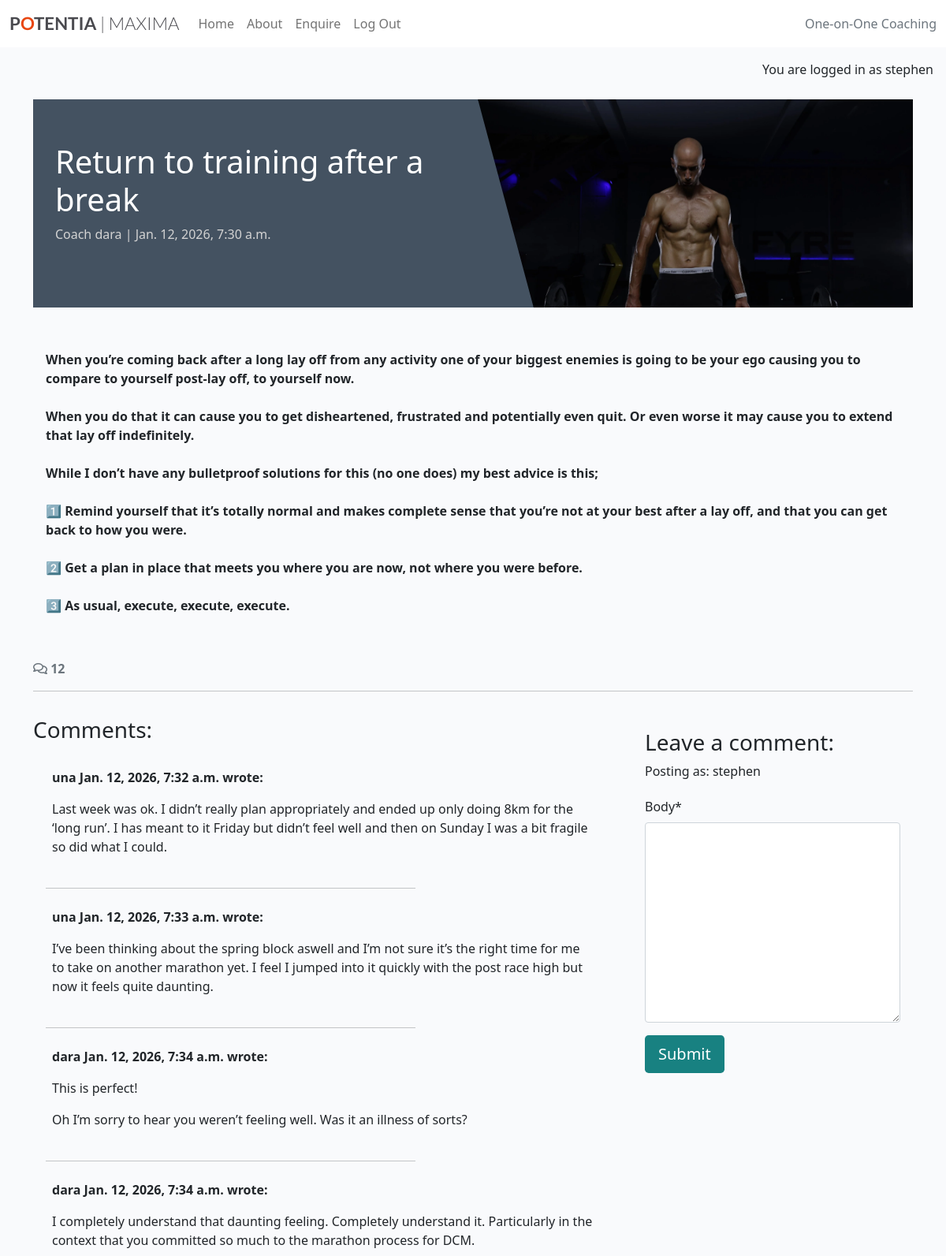
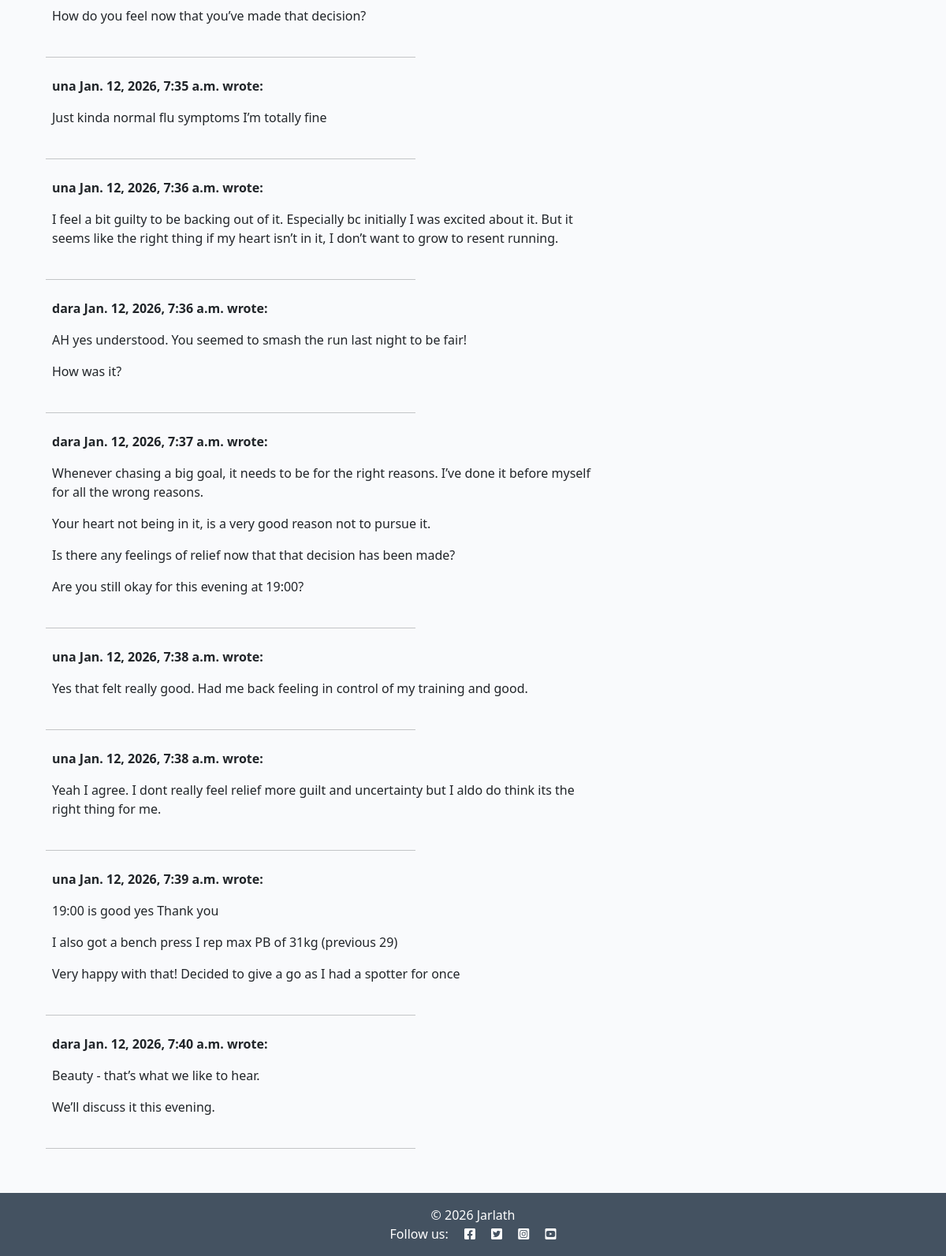
The app's page /return-to-training-after-a-break/ (signed in) with its own data (2 pictures, top to bottom).
### home/models.py (models this page shows, shortened)
class CoachingPost(models.Model):
    title = models.CharField(
        max_length=200, unique=True
    )
    slug = models.SlugField(max_length=200, unique=True)
    author = models.ForeignKey(User, on_delete=models.CASCADE)
    status = models.IntegerField(choices=STATUS, default=0)
    created_on = models.DateTimeField(auto_now_add=True)
    updated_on = models.DateTimeField(auto_now=True)
    content = models.TextField()
    excerpt = models.TextField(blank=True)
    class Meta:
        ordering = ["-created_on"]

class ProgressComment(models.Model):
    post = models.ForeignKey(
        CoachingPost,
        on_delete=models.CASCADE,
        related_name="comments",
    )
    author = models.ForeignKey(
        User,
        on_delete=models.CASCADE,
        related_name="commenter",
    )
    body = models.TextField()
    created_on = models.DateTimeField(auto_now_add=True)
    class Meta:
        ordering = ["created_on"]

### home/views.py (the view, shortened to what this page needs)
def coaching_post_detail(request, slug):
    queryset = CoachingPost.objects.filter(status=1)
    post = get_object_or_404(queryset, slug=slug)
    comments = post.comments.all().order_by("created_on")
    comment_count = post.comments.count()
    comment_form = CommentForm()
    return render(
        request,
        "home/coaching_post_detail.html",
        {
            "post": post,
            "comments": comments,
            "comment_count": comment_count,
            "comment_form": comment_form,
         },
    )

### home/forms.py
class CommentForm(forms.ModelForm):
    class Meta:
        model = ProgressComment
        fields = ('body',)

### home/templates/home/coaching_post_detail.html (shortened to what this page needs)
{% extends 'base.html' %}
{% load static %}
{% load crispy_forms_tags %}
{% block content %}
{% if user.is_authenticated %}
<div class="masthead">
    <div class="container">
        <div class="row g-0">
            <div class="col-md-6 masthead-text">
                <h1 class="post-title">{{ post.title }}</h1>
                <p class="post-subtitle">Coach {{ post.author }} | {{ post.created_on }}</p>
            </div>
            <div class="d-none d-md-block col-md-6 masthead-image">
                <img src="{% static 'images/default.webp' %}" class="scale" alt="placeholder">
            </div>
        </div>
    </div>
</div>
<div class="container">
    <div class="row">
        <div class="col card mb-4  mt-3 left  top">
            <div class="card-body">
                <p class="card-text">
                    {{ post.content | safe }}
                </p>
            </div>
        </div>
    </div>
    <div class="row">
        <div class="col-12">
            <strong class="text-secondary">
                <i class="far fa-comments"></i> {{ comment_count }}
            </strong>
        </div>
        <div class="col-12">
            <hr>
        </div>
    </div>
    <div class="row">
        <div class="col-md-8 card mb-4  mt-3 ">
            <h3>Comments:</h3>
            <div class="card-body">
                {% for comment in comments %}
                <div class="p-2 comments">
                    <p class="font-weight-bold">
                        {{ comment.author }}
                        <span class="font-weight-normal">
                            {{ comment.created_on }}
                        </span> wrote:
                    </p>
                    <div id="comment{{ comment.id }}">
                        {{ comment.body | linebreaks }}
                    </div>
                </div>
                <div class="col-md-8">
                    <hr>
                </div>
                {% endfor %}
            </div>
        </div>
        <div class="col-md-4 card mb-4 mt-3">
            <div class="card-body">
                {% if user.is_authenticated %}
                <h3>Leave a comment:</h3>
                <p>Posting as: {{ user.username }}</p>
                <form id="commentForm" method="post" style="margin-top: 1.3em;">
                    {{ comment_form | crispy }}
                    <button id="submitButton" type="submit" class="btn btn-signup btn-lg">Submit</button>
                </form>
                {% else %}
                <p>Log in to leave a comment</p>
                {% endif %}
            </div>
        </div>
    </div>
</div>
{% endif %}
{% endblock content %}

### templates/base.html (shortened to what this page needs)
{% load static %}
{% url 'home' as home_url %}
{% url 'about' as about_url %}
{% url 'enquire' as enquire_url %}
{% url 'account_signup' as signup_url %}
{% url 'account_login' as login_url %}
{% url 'account_logout' as logout_url %}
<!DOCTYPE html>
<html class="h-100" lang="en">
<head>
    <link rel="stylesheet" href="https://cdnjs.cloudflare.com/ajax/libs/font-awesome/5.15.3/css/all.min.css">
    <link href="https://cdn.jsdelivr.net/npm/bootstrap@5.0.1/dist/css/bootstrap.min.css" rel="stylesheet"
>
    <link rel="stylesheet" href="{% static 'css/style.css' %}">
</head>
<body class="d-flex flex-column h-100 main-bg">
    <nav class="navbar navbar-expand-lg navbar-light bg-white">
        <div class="container-fluid">
            <a class="navbar-brand" href="{% url 'home' %}"><span class="brand">P<span class="red-o">O</span>TENTIA<span
                        class="thin"> | MAXIMA</span></span></a>
            <div class="collapse navbar-collapse" id="navbarText">
                <ul class="navbar-nav me-auto mb-2 mb-lg-0">
                    <li class="nav-item">
                        <a class="nav-link {% if request.path == home_url %}active{% endif %}" aria-current="page"
                            href="{% url 'home' %}">Home</a>
                    </li>
                    <li class="nav-item">
                        <a class="nav-link
                {% if request.path == about_url %}active{%endif%}" aria-current="page"
                            href="{% url 'about' %}">About</a>
                    </li>
                    <li class="nav-item">
                        <a class="nav-link
                {% if request.path == enquire_url %}active{%endif%}" aria-current="page"
                            href="{% url 'enquire' %}">Enquire</a>
                    </li>
                    {% if user.is_authenticated %}
                    <li class="nav-item">
                        <a class="nav-link {% if request.path == logout_url %}active{% endif %}" aria-current="page"
                            href="{% url 'account_logout' %}">Log Out</a>
                    </li>
                    {% endif %}
                </ul>
                <span class="navbar-text text-muted">
                    One-on-One Coaching
                </span>
            </div>
        </div>
    </nav>
    <main class="flex-shrink-0 main-bg">
        {% if user.is_authenticated %}
        <p class="text-end m-3">You are logged in as {{ user }}</p>
        {% else %}
        <p class="text-end m-3">You are not logged in</p>
        {% endif %}
        {% block content %}{% endblock content %}
    </main>
    <footer class="footer mt-auto py-3 dark-bg">
        <p class="m-0 text-center text-white">
            {% block copyright %}
            &copy; 2026 Jarlath
            {% endblock copyright %}
        </p>
        <p class="m-0 text-center text-white">Follow us:
            <i class="fab fa-facebook-square ms-3"></i>
            <i class="fab fa-twitter-square ms-3"></i>
            <i class="fab fa-instagram-square ms-3"></i>
            <i class="fab fa-youtube-square ms-3"></i>
        </p>
    </footer>
</body>
</html>

### static/css/style.css (style rules this page uses)
body { background-color: #F9FAFC; }
.brand { font-family: Lato, sans-serif; font-size: 1.4rem; font-weight: 700; color: #4A4A4F; }
.red-o { color: #E84610; }
.thin { font-weight: 300; }
.dark-bg { background-color: #445261; }
.main-bg { background-color: #F9FAFC; }
.card { border: none; background-color: transparent; }
.scale { width: 100%; height: auto; }
.masthead { margin-top: 10px; overflow: hidden; position: relative; display: inline-block; height: 33vh; width: 100%; }
.masthead-text { background-color: #445261; color: white; position: relative; }
.masthead-image { position: relative; overflow: hidden; }
.masthead-image:after { content: ""; position: absolute; top: 0; right: 90%; height: 100%; width: 150%; background: #445261; -webkit-transform: skew(15deg); -moz-transform: skew(15deg); transform: skew(15deg); z-index: 100; }
.post-title { margin-top: 10%; margin-left: 5%; }
.post-subtitle { margin-left: 5%; color: lightgray; }
.btn-signup, .btn-edit { background-color: #188181; color: #fff; }
.font-weight-bold { font-weight: 700; }

### records on screen
CoachingPost: title "Return to training after a break", author "dara", created_on "Jan. 12, 2026, 7:30 a.m.", content "When you’re coming back after a long lay off from any activity one of your biggest enemies is going to be your ego causing you to compare to yourself post-lay off, to yourself now. When you do that it can cause you to get disheartened, frustrated and potentially even quit. Or even worse it may cause you to extend that lay off indefinitely. While I don’t have any bulletproof solutions for this (no one does) my best advice is this; 1️⃣ Remind yourself that it’s totally normal and makes complete sense that you’re not at your best after a lay off, and that you can get back to how you were. 2️⃣ Get a plan in place that meets you where you are now, not where you were before. 3️⃣ As usual,…"
ProgressComment: author "una", created_on "Jan. 12, 2026, 7:32 a.m.", body "Last week was ok. I didn’t really plan appropriately and ended up only doing 8km for the ‘long run’. I has meant to it Friday but didn’t feel well and then on Sunday I was a bit fragile so did what I could."
ProgressComment: author "una", created_on "Jan. 12, 2026, 7:33 a.m.", body "I’ve been thinking about the spring block aswell and I’m not sure it’s the right time for me to take on another marathon yet. I feel I jumped into it quickly with the post race high but now it feels quite daunting."
ProgressComment: author "dara", created_on "Jan. 12, 2026, 7:34 a.m.", body "This is perfect! Oh I’m sorry to hear you weren’t feeling well. Was it an illness of sorts?"
ProgressComment: author "dara", created_on "Jan. 12, 2026, 7:34 a.m.", body "I completely understand that daunting feeling. Completely understand it. Particularly in the context that you committed so much to the marathon process for DCM. How do you feel now that you’ve made that decision?"
ProgressComment: author "una", created_on "Jan. 12, 2026, 7:35 a.m.", body "Just kinda normal flu symptoms I’m totally fine"
ProgressComment: author "una", created_on "Jan. 12, 2026, 7:36 a.m.", body "I feel a bit guilty to be backing out of it. Especially bc initially I was excited about it. But it seems like the right thing if my heart isn’t in it, I don’t want to grow to resent running."
ProgressComment: author "dara", created_on "Jan. 12, 2026, 7:36 a.m.", body "AH yes understood. You seemed to smash the run last night to be fair! How was it?"
ProgressComment: author "dara", created_on "Jan. 12, 2026, 7:37 a.m.", body "Whenever chasing a big goal, it needs to be for the right reasons. I’ve done it before myself for all the wrong reasons. Your heart not being in it, is a very good reason not to pursue it. Is there any feelings of relief now that that decision has been made? Are you still okay for this evening at 19:00?"
ProgressComment: author "una", created_on "Jan. 12, 2026, 7:38 a.m.", body "Yes that felt really good. Had me back feeling in control of my training and good."
ProgressComment: author "una", created_on "Jan. 12, 2026, 7:38 a.m.", body "Yeah I agree. I dont really feel relief more guilt and uncertainty but I aldo do think its the right thing for me."
ProgressComment: author "una", created_on "Jan. 12, 2026, 7:39 a.m.", body "19:00 is good yes Thank you I also got a bench press I rep max PB of 31kg (previous 29) Very happy with that! Decided to give a go as I had a spotter for once"
ProgressComment: author "dara", created_on "Jan. 12, 2026, 7:40 a.m.", body "Beauty - that’s what we like to hear. We’ll discuss it this evening."

### other values on screen
{{ user }} "stephen"
{{ comment_count }} "12"
{{ user.username }} "stephen"
